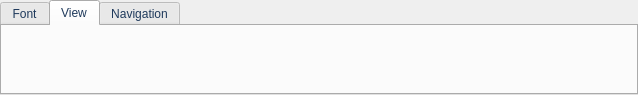
<?xml version="1.0" encoding="UTF-8"?>
<ui version="4.0">
 <class>TabWidget</class>
 <widget class="QTabWidget" name="TabWidget">
  <property name="geometry">
   <rect>
    <x>0</x>
    <y>0</y>
    <width>638</width>
    <height>95</height>
   </rect>
  </property>
  <property name="palette">
   <palette>
    <active>
     <colorrole role="WindowText">
      <brush brushstyle="SolidPattern">
       <color alpha="255">
        <red>30</red>
        <green>57</green>
        <blue>91</blue>
       </color>
      </brush>
     </colorrole>
     <colorrole role="ButtonText">
      <brush brushstyle="SolidPattern">
       <color alpha="255">
        <red>30</red>
        <green>57</green>
        <blue>91</blue>
       </color>
      </brush>
     </colorrole>
    </active>
    <inactive>
     <colorrole role="WindowText">
      <brush brushstyle="SolidPattern">
       <color alpha="255">
        <red>30</red>
        <green>57</green>
        <blue>91</blue>
       </color>
      </brush>
     </colorrole>
     <colorrole role="ButtonText">
      <brush brushstyle="SolidPattern">
       <color alpha="255">
        <red>30</red>
        <green>57</green>
        <blue>91</blue>
       </color>
      </brush>
     </colorrole>
    </inactive>
    <disabled>
     <colorrole role="WindowText">
      <brush brushstyle="SolidPattern">
       <color alpha="255">
        <red>120</red>
        <green>120</green>
        <blue>120</blue>
       </color>
      </brush>
     </colorrole>
     <colorrole role="ButtonText">
      <brush brushstyle="SolidPattern">
       <color alpha="255">
        <red>120</red>
        <green>120</green>
        <blue>120</blue>
       </color>
      </brush>
     </colorrole>
    </disabled>
   </palette>
  </property>
  <property name="font">
   <font>
    <family>Segoe UI</family>
   </font>
  </property>
  <property name="windowTitle">
   <string>TabWidget</string>
  </property>
  <property name="currentIndex">
   <number>1</number>
  </property>
  <widget class="QWidget" name="fontTab">
   <attribute name="title">
    <string>Font</string>
   </attribute>
   <widget class="QWidget" name="layoutWidget">
    <property name="geometry">
     <rect>
      <x>0</x>
      <y>0</y>
      <width>631</width>
      <height>71</height>
     </rect>
    </property>
    <layout class="QHBoxLayout" name="horizontalLayout" stretch="1,2,0">
     <property name="margin">
      <number>1</number>
     </property>
     <item>
      <widget class="QGroupBox" name="groupBox">
       <property name="palette">
        <palette>
         <active>
          <colorrole role="WindowText">
           <brush brushstyle="SolidPattern">
            <color alpha="255">
             <red>115</red>
             <green>131</green>
             <blue>153</blue>
            </color>
           </brush>
          </colorrole>
          <colorrole role="ButtonText">
           <brush brushstyle="SolidPattern">
            <color alpha="255">
             <red>30</red>
             <green>57</green>
             <blue>91</blue>
            </color>
           </brush>
          </colorrole>
         </active>
         <inactive>
          <colorrole role="WindowText">
           <brush brushstyle="SolidPattern">
            <color alpha="255">
             <red>115</red>
             <green>131</green>
             <blue>153</blue>
            </color>
           </brush>
          </colorrole>
          <colorrole role="ButtonText">
           <brush brushstyle="SolidPattern">
            <color alpha="255">
             <red>30</red>
             <green>57</green>
             <blue>91</blue>
            </color>
           </brush>
          </colorrole>
         </inactive>
         <disabled>
          <colorrole role="WindowText">
           <brush brushstyle="SolidPattern">
            <color alpha="255">
             <red>120</red>
             <green>120</green>
             <blue>120</blue>
            </color>
           </brush>
          </colorrole>
          <colorrole role="ButtonText">
           <brush brushstyle="SolidPattern">
            <color alpha="255">
             <red>120</red>
             <green>120</green>
             <blue>120</blue>
            </color>
           </brush>
          </colorrole>
         </disabled>
        </palette>
       </property>
       <property name="title">
        <string>Test</string>
       </property>
       <property name="alignment">
        <set>Qt::AlignCenter</set>
       </property>
       <property name="flat">
        <bool>true</bool>
       </property>
       <widget class="QWidget" name="layoutWidget">
        <property name="geometry">
         <rect>
          <x>1</x>
          <y>17</y>
          <width>131</width>
          <height>57</height>
         </rect>
        </property>
        <layout class="QGridLayout" name="gridLayout">
         <property name="spacing">
          <number>0</number>
         </property>
         <item row="0" column="0" rowspan="2">
          <widget class="QToolButton" name="toolButton">
           <property name="sizePolicy">
            <sizepolicy hsizetype="Preferred" vsizetype="Preferred">
             <horstretch>0</horstretch>
             <verstretch>0</verstretch>
            </sizepolicy>
           </property>
           <property name="palette">
            <palette>
             <active>
              <colorrole role="ButtonText">
               <brush brushstyle="SolidPattern">
                <color alpha="255">
                 <red>30</red>
                 <green>57</green>
                 <blue>91</blue>
                </color>
               </brush>
              </colorrole>
             </active>
             <inactive>
              <colorrole role="ButtonText">
               <brush brushstyle="SolidPattern">
                <color alpha="255">
                 <red>30</red>
                 <green>57</green>
                 <blue>91</blue>
                </color>
               </brush>
              </colorrole>
             </inactive>
             <disabled>
              <colorrole role="ButtonText">
               <brush brushstyle="SolidPattern">
                <color alpha="255">
                 <red>120</red>
                 <green>120</green>
                 <blue>120</blue>
                </color>
               </brush>
              </colorrole>
             </disabled>
            </palette>
           </property>
           <property name="text">
            <string>Test1</string>
           </property>
           <property name="icon">
            <iconset>
             <normaloff>../../Resources/32x32/appearance.png</normaloff>../../Resources/32x32/appearance.png</iconset>
           </property>
           <property name="iconSize">
            <size>
             <width>32</width>
             <height>32</height>
            </size>
           </property>
           <property name="popupMode">
            <enum>QToolButton::DelayedPopup</enum>
           </property>
           <property name="toolButtonStyle">
            <enum>Qt::ToolButtonTextUnderIcon</enum>
           </property>
           <property name="autoRaise">
            <bool>true</bool>
           </property>
          </widget>
         </item>
         <item row="0" column="1">
          <widget class="QToolButton" name="toolButton_2">
           <property name="sizePolicy">
            <sizepolicy hsizetype="Preferred" vsizetype="Preferred">
             <horstretch>0</horstretch>
             <verstretch>0</verstretch>
            </sizepolicy>
           </property>
           <property name="text">
            <string>Test1</string>
           </property>
           <property name="toolButtonStyle">
            <enum>Qt::ToolButtonTextUnderIcon</enum>
           </property>
           <property name="autoRaise">
            <bool>true</bool>
           </property>
          </widget>
         </item>
         <item row="1" column="1">
          <widget class="QToolButton" name="toolButton_3">
           <property name="sizePolicy">
            <sizepolicy hsizetype="Preferred" vsizetype="Preferred">
             <horstretch>0</horstretch>
             <verstretch>0</verstretch>
            </sizepolicy>
           </property>
           <property name="text">
            <string>Test1</string>
           </property>
           <property name="popupMode">
            <enum>QToolButton::InstantPopup</enum>
           </property>
           <property name="toolButtonStyle">
            <enum>Qt::ToolButtonTextUnderIcon</enum>
           </property>
           <property name="autoRaise">
            <bool>true</bool>
           </property>
          </widget>
         </item>
         <item row="0" column="2">
          <spacer name="horizontalSpacer_2">
           <property name="orientation">
            <enum>Qt::Horizontal</enum>
           </property>
           <property name="sizeHint" stdset="0">
            <size>
             <width>40</width>
             <height>20</height>
            </size>
           </property>
          </spacer>
         </item>
        </layout>
       </widget>
      </widget>
     </item>
     <item>
      <widget class="QGroupBox" name="groupBox_2">
       <property name="palette">
        <palette>
         <active>
          <colorrole role="WindowText">
           <brush brushstyle="SolidPattern">
            <color alpha="255">
             <red>115</red>
             <green>131</green>
             <blue>153</blue>
            </color>
           </brush>
          </colorrole>
         </active>
         <inactive>
          <colorrole role="WindowText">
           <brush brushstyle="SolidPattern">
            <color alpha="255">
             <red>115</red>
             <green>131</green>
             <blue>153</blue>
            </color>
           </brush>
          </colorrole>
         </inactive>
         <disabled>
          <colorrole role="WindowText">
           <brush brushstyle="SolidPattern">
            <color alpha="255">
             <red>120</red>
             <green>120</green>
             <blue>120</blue>
            </color>
           </brush>
          </colorrole>
         </disabled>
        </palette>
       </property>
       <property name="title">
        <string>Font</string>
       </property>
       <property name="alignment">
        <set>Qt::AlignCenter</set>
       </property>
       <property name="flat">
        <bool>true</bool>
       </property>
       <widget class="QWidget" name="layoutWidget">
        <property name="geometry">
         <rect>
          <x>0</x>
          <y>15</y>
          <width>299</width>
          <height>56</height>
         </rect>
        </property>
        <layout class="QGridLayout" name="gridLayout_2">
         <item row="0" column="0" colspan="2">
          <widget class="QFontComboBox" name="fontComboBox">
           <property name="font">
            <font>
             <family>Segoe UI</family>
             <pointsize>9</pointsize>
            </font>
           </property>
           <property name="writingSystem">
            <enum>QFontDatabase::Latin</enum>
           </property>
           <property name="fontFilters">
            <set>QFontComboBox::AllFonts</set>
           </property>
           <property name="currentFont">
            <font/>
           </property>
          </widget>
         </item>
         <item row="0" column="2">
          <widget class="QSpinBox" name="sizeSpinBox">
           <property name="font">
            <font>
             <family>Segoe UI</family>
             <pointsize>9</pointsize>
             <weight>50</weight>
             <italic>false</italic>
             <bold>false</bold>
            </font>
           </property>
           <property name="suffix">
            <string/>
           </property>
           <property name="minimum">
            <number>1</number>
           </property>
           <property name="maximum">
            <number>32</number>
           </property>
           <property name="value">
            <number>9</number>
           </property>
          </widget>
         </item>
         <item row="0" column="3">
          <widget class="QPushButton" name="boldButton">
           <property name="sizePolicy">
            <sizepolicy hsizetype="Fixed" vsizetype="Fixed">
             <horstretch>0</horstretch>
             <verstretch>0</verstretch>
            </sizepolicy>
           </property>
           <property name="maximumSize">
            <size>
             <width>24</width>
             <height>24</height>
            </size>
           </property>
           <property name="font">
            <font>
             <family>Tahoma</family>
             <pointsize>11</pointsize>
             <weight>75</weight>
             <bold>true</bold>
            </font>
           </property>
           <property name="toolTip">
            <string>Bold</string>
           </property>
           <property name="text">
            <string>B</string>
           </property>
          </widget>
         </item>
         <item row="0" column="4">
          <widget class="QPushButton" name="italicButton">
           <property name="sizePolicy">
            <sizepolicy hsizetype="Fixed" vsizetype="Fixed">
             <horstretch>0</horstretch>
             <verstretch>0</verstretch>
            </sizepolicy>
           </property>
           <property name="maximumSize">
            <size>
             <width>24</width>
             <height>24</height>
            </size>
           </property>
           <property name="font">
            <font>
             <family>Tahoma</family>
             <pointsize>11</pointsize>
             <italic>true</italic>
            </font>
           </property>
           <property name="toolTip">
            <string>Italic</string>
           </property>
           <property name="text">
            <string>I</string>
           </property>
          </widget>
         </item>
         <item row="1" column="4">
          <widget class="QPushButton" name="bgColorButton">
           <property name="maximumSize">
            <size>
             <width>24</width>
             <height>24</height>
            </size>
           </property>
           <property name="font">
            <font>
             <family>Webdings</family>
             <pointsize>9</pointsize>
            </font>
           </property>
           <property name="text">
            <string>g</string>
           </property>
          </widget>
         </item>
         <item row="1" column="3">
          <widget class="QPushButton" name="fontColorButton">
           <property name="maximumSize">
            <size>
             <width>24</width>
             <height>24</height>
            </size>
           </property>
           <property name="font">
            <font>
             <family>Tahoma</family>
             <pointsize>12</pointsize>
             <weight>75</weight>
             <bold>true</bold>
            </font>
           </property>
           <property name="text">
            <string>A</string>
           </property>
          </widget>
         </item>
        </layout>
       </widget>
      </widget>
     </item>
     <item>
      <spacer name="horizontalSpacer">
       <property name="orientation">
        <enum>Qt::Horizontal</enum>
       </property>
       <property name="sizeType">
        <enum>QSizePolicy::Fixed</enum>
       </property>
       <property name="sizeHint" stdset="0">
        <size>
         <width>150</width>
         <height>20</height>
        </size>
       </property>
      </spacer>
     </item>
    </layout>
   </widget>
  </widget>
  <widget class="QWidget" name="tabView">
   <attribute name="title">
    <string>View</string>
   </attribute>
  </widget>
  <widget class="QWidget" name="navTab">
   <attribute name="title">
    <string>Navigation</string>
   </attribute>
  </widget>
 </widget>
 <resources>
  <include location="../Icons/icons.qrc"/>
 </resources>
 <connections/>
</ui>
